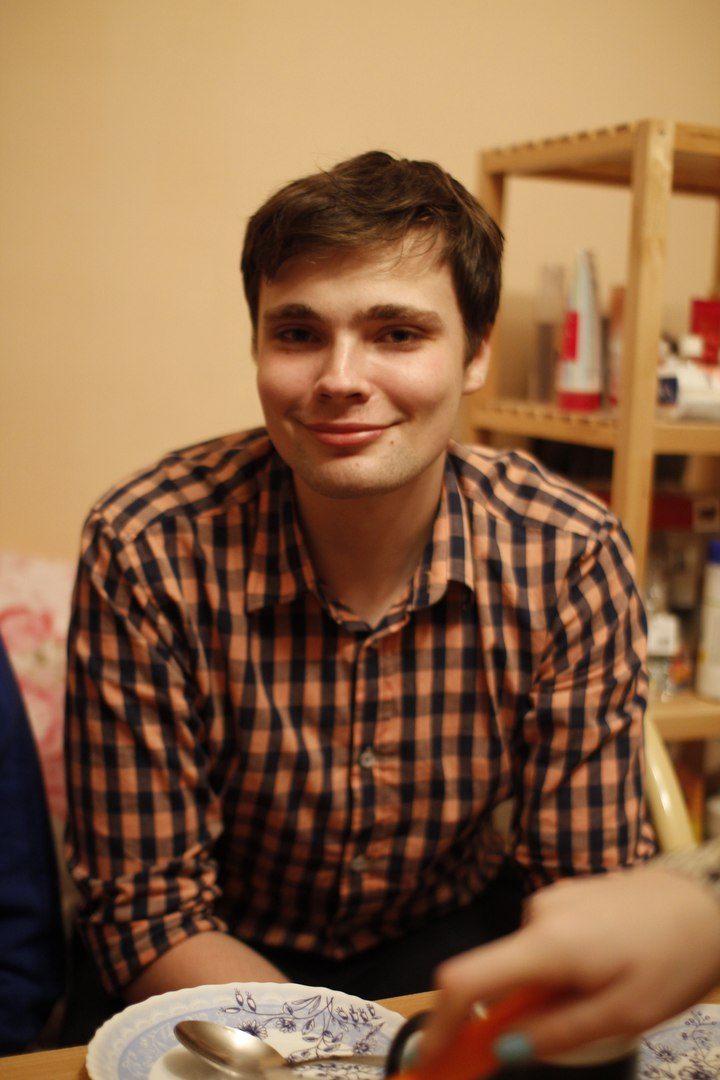
#> input picture ascii_app/ascii_converter/resources/test_data/19.jpg, 720 x 1080 px
$ python -i utils.py   (imports and definitions only)
#> lines starting #> are read from the running program, lines starting #| are printed output that depends on the picture
### ascii_app/ascii_converter/log_system/log.py
import logging
import sys


##
# Initializing log
# How to use log:
#
# logger.critical('This is a critical message.')
#
# logger.error('This is an error message.')
#
# logger.warning('This is a warning message.')
#
# logger.info('This is an informative message.')
#
# logger.debug('This is a low-level debug message.')
#
# @param path_to_file path to log file, default value is empty string ant it means print log in console
# @return None or instance of logger
def initialize_log(path_to_log_file=""):
    try:
        logger = logging.getLogger()
        formatter = logging.Formatter("[ %(asctime)s - %(levelname)s - %(filename)s:%(lineno)s - %(funcName)1s() ] %(message)s")
        if path_to_log_file:
            handler = logging.FileHandler(path_to_log_file)
        else:
            handler = logging.StreamHandler(sys.stdout)
        handler.setLevel(logging.DEBUG)
        handler.setFormatter(formatter)
        logger.addHandler(handler)
        return logger
    except:
        return None


##
# implementation of @Log
class Log:
    log = initialize_log()

### ascii_app/utils.py
import tempfile
import cv2
import base64
import mimetypes
import io
import os
from PIL import Image
import numpy as np
from .models import ImageTypes
from .ascii_converter import PreprocessImageAPI
from .ascii_converter.helpers import convert_image_to_ascii
from .ascii_converter.utils import content_to_tmp_file


##
# Return cv2 image by using tmp file
# @param img_in_bytes image in bytes
# @param extension extension of image
# @param way color type of a loaded image - int
# @return image as a numpy.ndarray
def get_cv_image_file(img_in_bytes, extension, way=0):
    tmp_file_name = content_to_tmp_file(img_in_bytes, extension=extension)
    return cv2.imread(tmp_file_name, way)


##
# Return cv2 image by using PIL
# @param img_in_bytes image in bytes
# @return image as a numpy.ndarray
# [21 lines left out: functions get_cv_image, crop_image, not called in this run]


##
# Convert cv2 image to base64
# @param img cv2 image
# @param image_extension images'extension
# @return base 64 str
def get_base64_image(img, image_extension):
    img_bytes = (cv2.imencode('.%s' % image_extension, img)[1]).encode("utf-8")
    return base64.b64encode(img_bytes).decode("utf-8")


##
# Get extension by image type
# @param image_type type in str, ex: image/png
# @return extension in str or None ex: png
# [39 lines left out: functions get_extension, get_extension_by_filename, get_type, obtain_img_from_client, not called in this run]


##
# Convert cv image to ascii symbols and return result in text and image
# @param img cv image
# @return img and text
def convert_to_ascii(img):
    return convert_image_to_ascii(img=img)


##
# Convert b64 img from client to cv image
# @param b64_image_in_str b64 image in str
# @return cv img
def get_base64_img(b64_image_in_str):
    split_b64_img = b64_image_in_str.split("base64,")
    img_content_bytes = base64.b64decode(split_b64_img[-1].encode('utf-8'))
    return get_cv_image(img_content_bytes)


##
# Convert image to str like: image type;base64,img_in_b64
# @param img pil image
# @param image_extension extension image
# @param image_type image's type
# @return str like: image type;base64,img_in_b64
# [20 lines left out: functions convert_pil_image_to_b64, check_commands_arguments, not called in this run]

#        ––––––\                       /
#               *\                     ⎪
#                 **\                  ⎪
#                    *\                ⎪
#                      **\             ⎪
#                         *\\          ⎪
#                           **         ⎪
#                             \        ⎪
#                              \       ⎪
#                               /\     ⎪
#                                 \    ⎪
#                                  /   ⎪
#                                  \   ⎪
#                                   *  ⎪
#                                   \  ⎪
#                                    * ⎪                /–––––––––
# ––––––––––––––\                    * ⎪      /–––––––––          \––––––––
#                –––––––\       ––––⎪–– ––––––                             \–––––
#                        ––––––/   *⎪  ⎪
#                                 /    ⎪
#                                 *    ⎪
#                                /     ⎪
#                                *     ⎪
#                              **      ⎪
#                            */        ⎪
#                          */          ⎪
#                        */            ⎪
#                      */              ⎪
#                    **                ⎪
#                 **/                  ⎪
#              **/                     ⎪
#     ––––––––/                        ⎪
#                                      ⎪
#                                      ⎪

>>> import cv2
>>> picture = cv2.imread('ascii_converter/resources/test_data/19.jpg', cv2.IMREAD_GRAYSCALE)
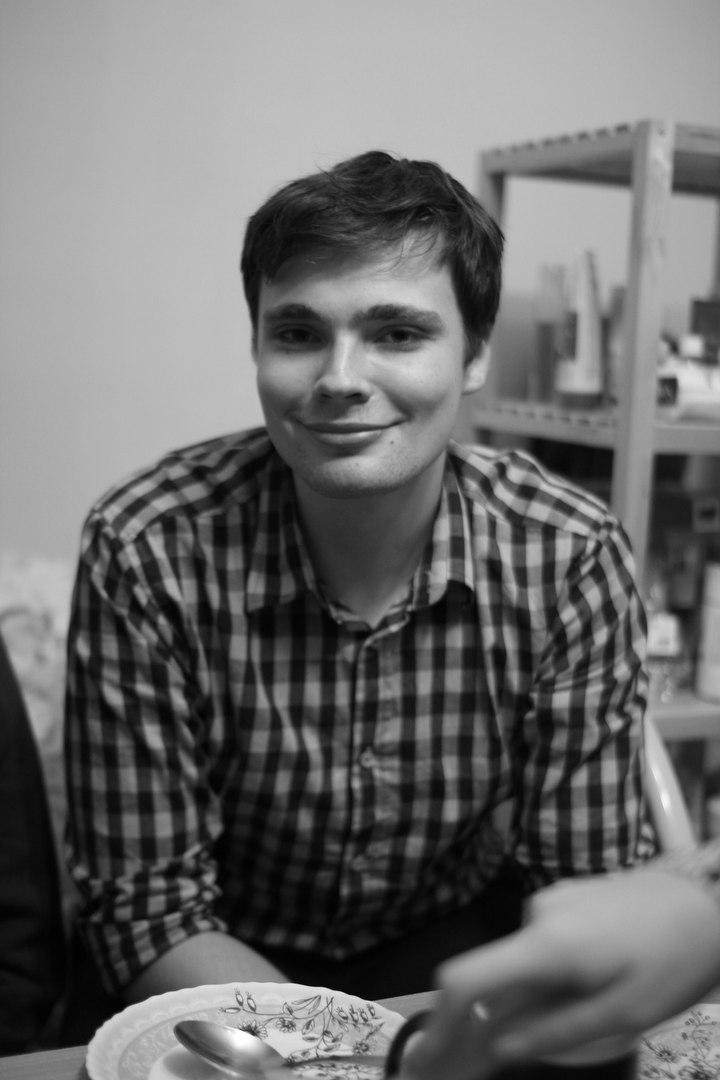
#> picture: shape (1080, 720); min 0, max 255, mean 108.8
#> (the run stopped early here; a loop or call above may not have finished)

$ run again, on ascii_app/ascii_converter/resources/test_data/1.png
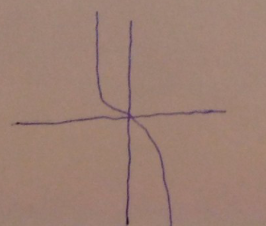
#> input picture ascii_app/ascii_converter/resources/test_data/1.png, 266 x 226 px
#> `picture = cv2.imread('ascii_converter/resources/test_data/19.jpg', cv2..`:
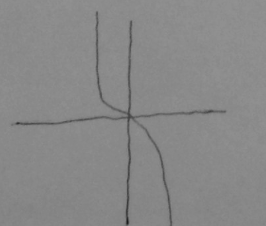
#> picture: shape (226, 266); min 28, max 146, mean 136.3

$ run again, on ascii_app/ascii_converter/resources/test_data/10.png
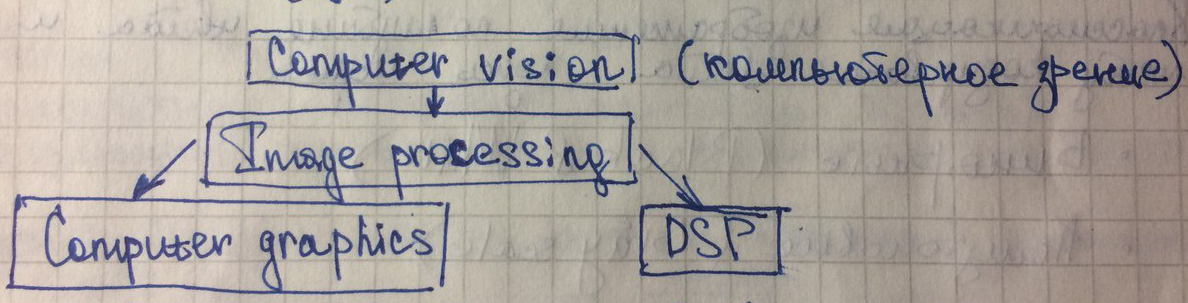
#> input picture ascii_app/ascii_converter/resources/test_data/10.png, 1188 x 303 px
#> `picture = cv2.imread('ascii_converter/resources/test_data/19.jpg', cv2..`:
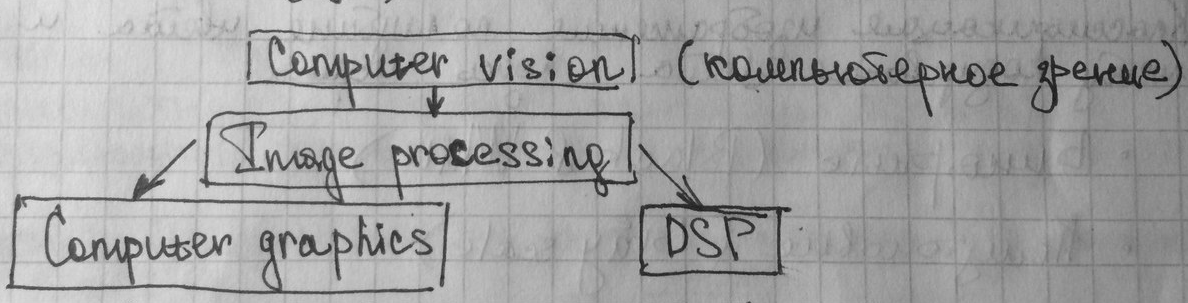
#> picture: shape (303, 1188); min 17, max 227, mean 161.9
